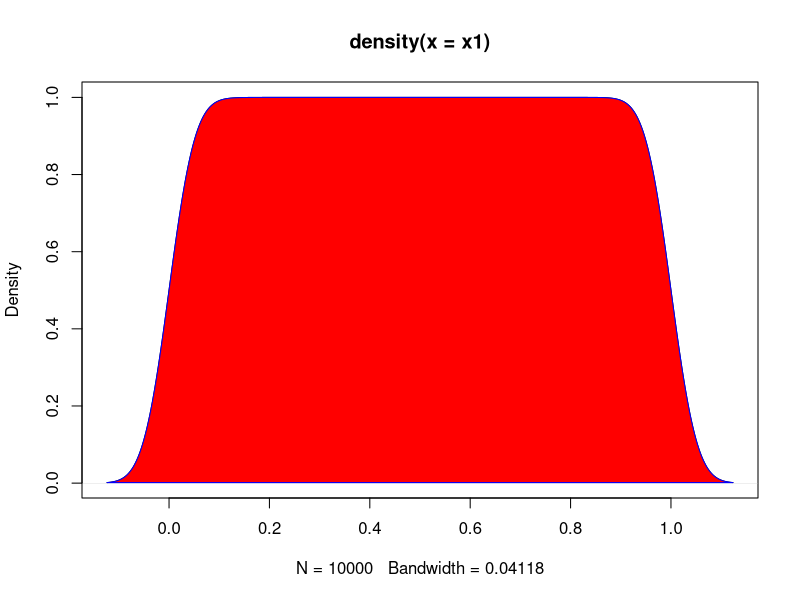
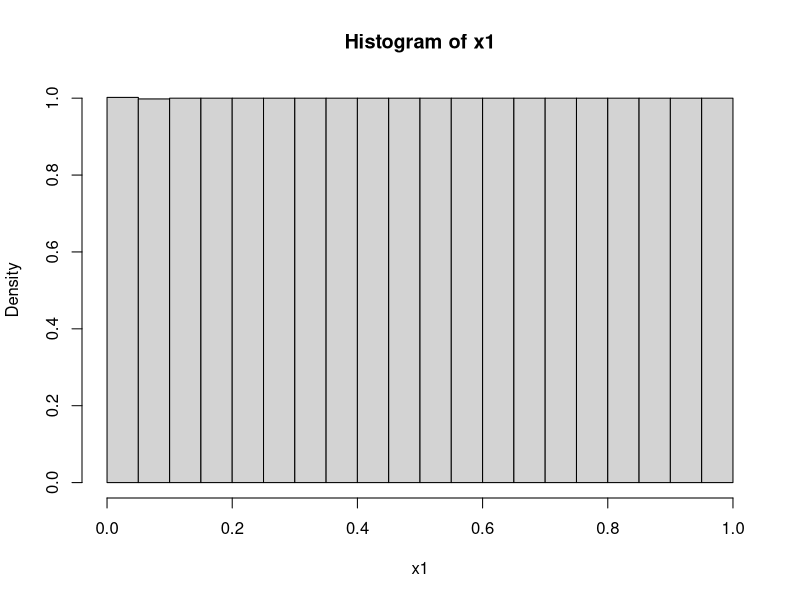
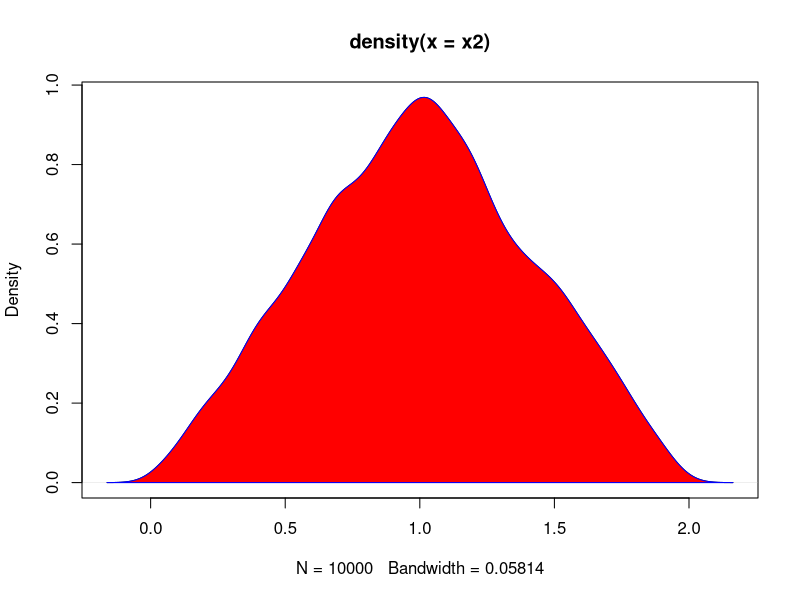
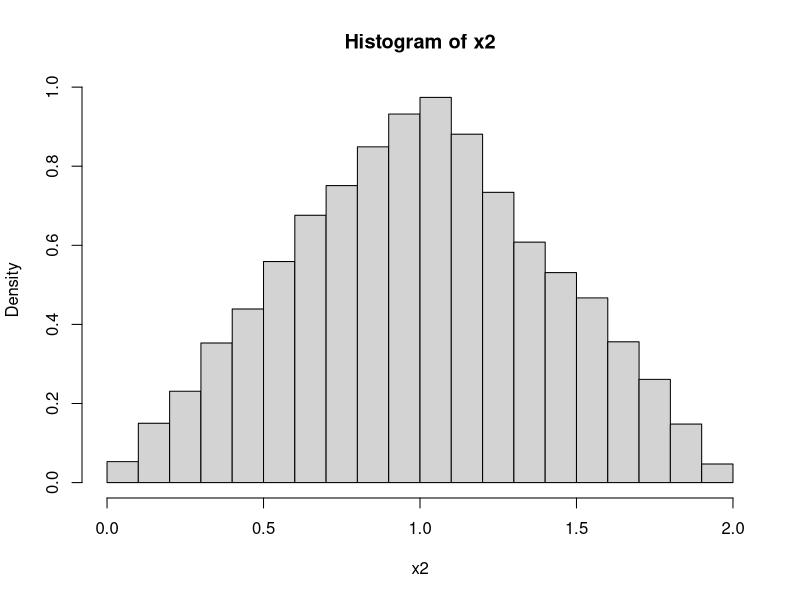
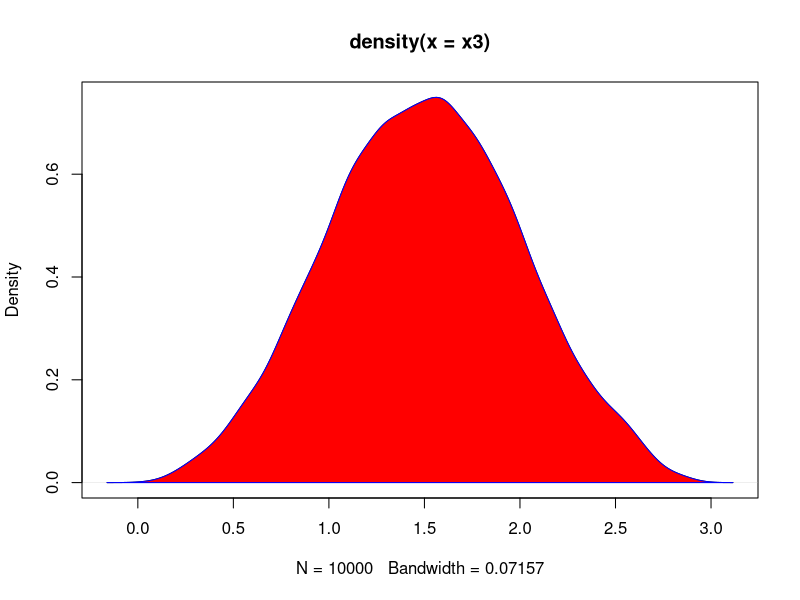
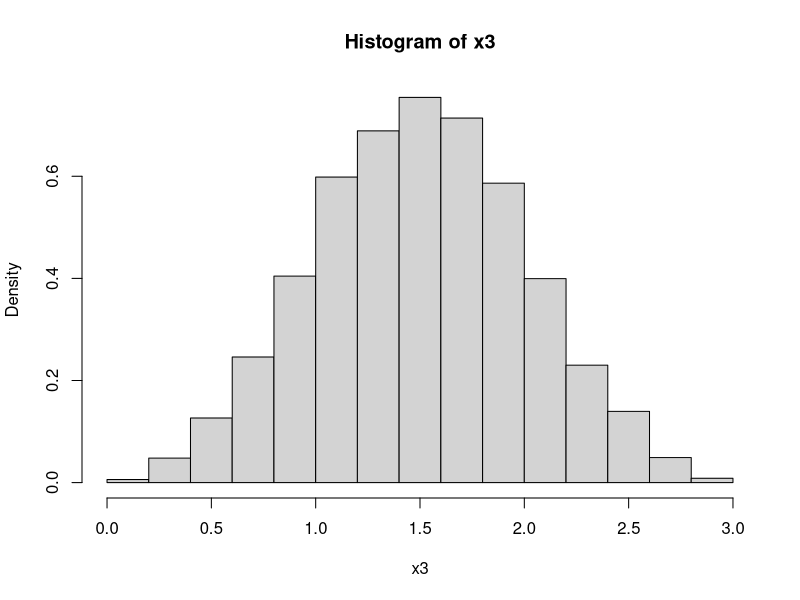
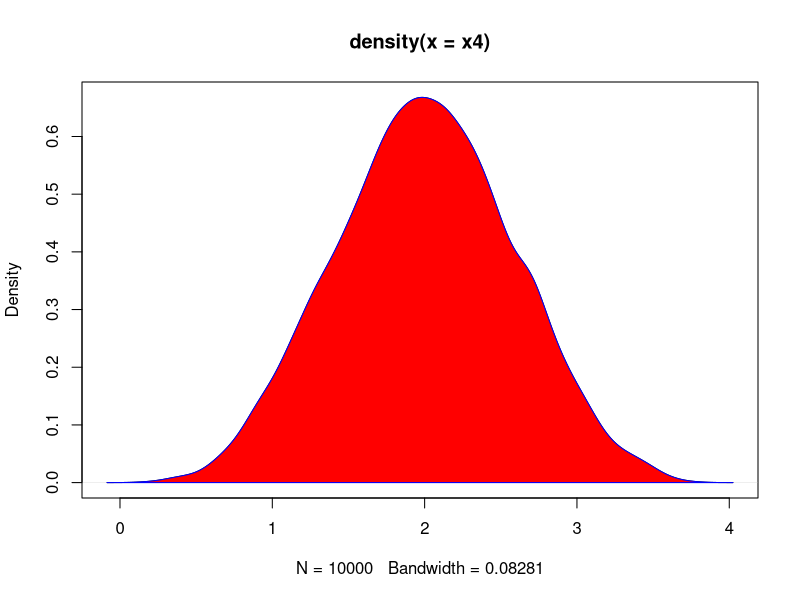
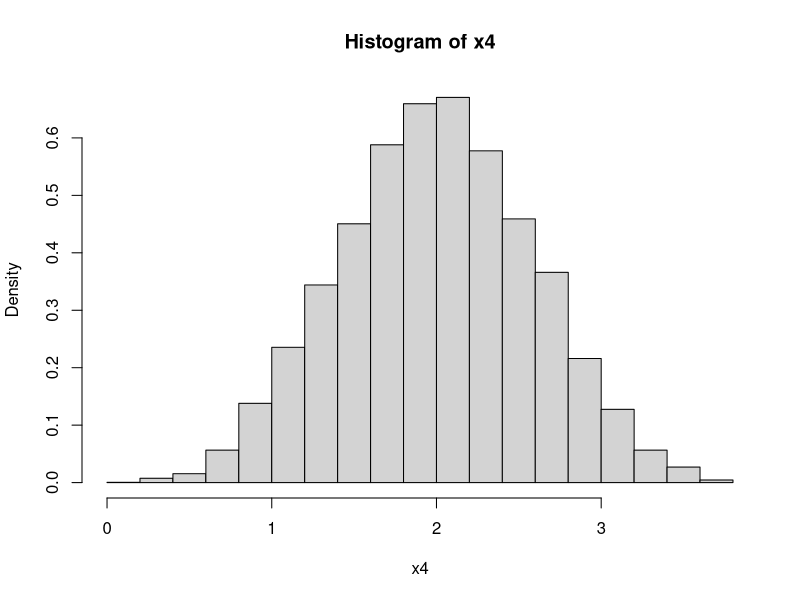

Source code (R) for these figures, in order:
## ---- chunk 1
x <- seq(from = 0, to = 1, by = 0.0001)
x1 <- sample(x, 10000, FALSE)
d1 <- density(x1)
plot(d1)
polygon(d1, col = "red", border = "blue" )
hist(x1, freq = FALSE, breaks = 15)

x2 <- x1 + sample(x, 10000, FALSE)
d2 <- density(x2)
plot(d2)
polygon(d2, col = "red", border = "blue" )
hist(x2, freq= FALSE, breaks = 15)

x3 <- x2 + sample(x, 10000, FALSE)
d3 <- density(x3)
plot(d3)
polygon(d3, col = "red", border = "blue" )
hist(x3, freq= FALSE, breaks = 15)

x4 <- x3 + sample(x, 10000, FALSE)
d4 <- density(x4)
plot(d4)
polygon(d4, col = "red", border = "blue" )
hist(x4, freq= FALSE, breaks = 15)

x5 <- x4 + sample(x, 10000, FALSE)
d5 <- density(x5)
plot(d5)
polygon(d5, col = "red", border = "blue" )
hist(x5, freq= FALSE, breaks = 15)

